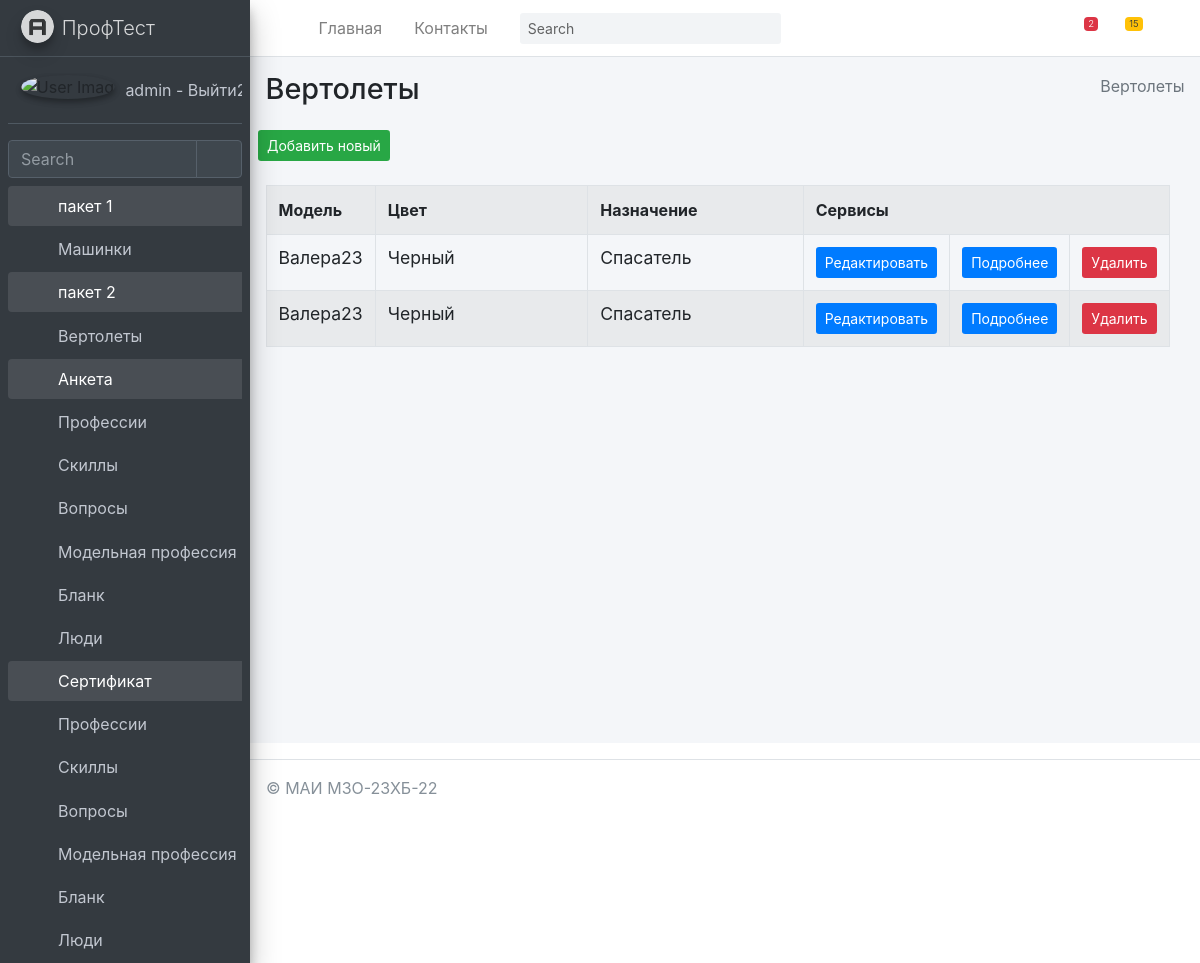
The app's page /helicopter/myhelicopter/ (signed in) with its own data.
### mysite/helicopter/models.py (models this page shows, shortened)
class Forlog(models.Model):
    created_at = models.DateTimeField(auto_now_add=True,  verbose_name='Создано')
    updated_at = models.DateTimeField(auto_now=True, verbose_name='Обновлено')
    edesc = models.TextField(blank=True, null=True, verbose_name='Комментарий')
    erem = models.BooleanField(default=False, verbose_name='Удалить?')
    class Meta:
        abstract = True

class MyHelicopter(Forlog):
    name = models.CharField(max_length=255, blank=False, null= False, default="Валера23", verbose_name="Модель")
    color = models.CharField(max_length=255, blank=False, null = False, default="Черный", verbose_name="Цвет")
    nazn = models.CharField(max_length=255, blank=False, null = False, default="Спасатель", verbose_name="Назначение")
    class Meta:
        verbose_name = 'Вертолет'
        verbose_name_plural = 'Вертолеты'
        ordering = ['id']

### mysite/helicopter/views.py (the view)
# urls.py: path('myhelicopter/', MyHelicopterView.as_view(), name='MyHelicopter'),
@method_decorator(login_required(login_url='/login/'), name='dispatch')
class MyHelicopterView(ListView):
	model = MyHelicopter
	context_object_name = 'myhelicopter_list'
	success_url = reverse_lazy('helicopter: MyHelicopter')
	paginate_by = item_for_page
	def get_context_data(self, *, object_list=None, **kwargs):
		context = super(MyHelicopterView,self).get_context_data(**kwargs)
		context['sometry'] = self.model._meta.verbose_name_plural
		context['col1name'] = self.model._meta.get_field("name").verbose_name
		context['col2name'] = self.model._meta.get_field("color").verbose_name
		context['col3name'] = self.model._meta.get_field("nazn").verbose_name
		context['collastname'] = 'Сервисы'
		return context

### mysite/helicopter/templates/helicopter/myhelicopter_list.html (shortened to what this page needs)
{% extends "helicopter/base.html" %}
{% block content %}
{% load helicopter_tags %}
<div class="content-wrapper">
    {% block sidebar %}
    {% include 'helicopter/includes/_breadcrumb.html' %}
    {% endblock %}
    <section class="content">
        <button class="btn bg-success btn-sm">
            <a href="{% url 'helicopter:MyHelicopterCreate' %}" class=''>
                Добавить новый
            </a>
        </button>
        <br><br>
        <div class="container-fluid row">
            <div class="col-md-12">
                <table class="table table-striped table-bordered ">
                    <tr>
                        <th class="w-10">{{ col1name }}</th>
                        <th class="w-25">{{ col2name }}</th>
                        <th class="w-25">{{ col3name }}</th>
                        <th colspan="3">Сервисы</th>
                    </tr>
                    {% for item in myhelicopter_list %}
                    <tr>
                        <td>
                            <h5 class="card-title">
                                {{ item.name }}
                            </h5>
                        </td>
                        <td>
                            <h5 class="card-title">
                                {{ item.color }}
                            </h5>
                        </td>
                        <td>
                            <h5 class="card-title">
                                {{ item.nazn }}
                            </h5>
                        </td>
                        <td>
                            <button class="btn bg-primary  btn-sm">
                                <a href="{% url 'helicopter:MyHelicopterUpdate' item.pk %}">Редактировать</a>
                            </button>
                        </td>
                        <td>
                            <button class="btn bg-primary  btn-sm">
                                <a href="{% url 'helicopter:MyHelicopterDetail' item.pk %}">Подробнее</a>
                            </button>
                        </td>
                        <td>
                            <button class="btn bg-danger  btn-sm" >
                                <a href="{% url 'helicopter:MyHelicopterDelete' item.pk %}">Удалить</a>
                            </button>
                        </td>
                    </tr>
                    {% endfor %}
                </table>
            </div>
        </div>
    </section>
</div>
{% endblock %}

### mysite/templates/includes/full_sidebar.html
<aside class="main-sidebar sidebar-dark-primary elevation-4">
    <a href="/" class="brand-link">
        <img src="{{ ASSETS_ROOT }}/img/AdminLTELogo.png" alt="AdminLTE Logo" class="brand-image img-circle elevation-3"
             style="opacity: .8">
        <span class="brand-text font-weight-light">ПрофТест</span>
    </a>
    <div class="sidebar">
        <div class="user-panel mt-3 pb-3 mb-3 d-flex">
            <div class="image">
                <img src="{{ ASSETS_ROOT }}/img/user2-160x160.jpg" class="img-circle elevation-2" alt="User Image">
            </div>
            <div class="info">
                <a href="{% url 'logout' %}" class="d-block">
                    {{ request.user.username }} - Выйти2
                </a>
            </div>
        </div>
        <div class="form-inline">
            <div class="input-group" data-widget="sidebar-search">
                <input class="form-control form-control-sidebar" type="search" placeholder="Search" aria-label="Search">
                <div class="input-group-append">
                    <button class="btn btn-sidebar">
                        <i class="fas fa-search fa-fw"></i>
                    </button>
                </div>
            </div>
        </div>
        <nav class="mt-2">
            <ul class="nav nav-pills nav-sidebar flex-column" data-widget="treeview" role="menu" data-accordion="false">
                {% for item1 in SIDEBAR %}
                    <li class="nav-item {% if 'children' in item1 %} has-treeview menu-is-opening menu-open {% endif %}">
                    <a href="{% if 'children' in item1 %}#{% else %}{{ item1.url }}{% endif %}" class="nav-link">
                        <i class="nav-icon fas fa-circle {{ item1.color }}"></i>
                        <p>
                            {{ item1.name }}
                            {% if 'children' in item1 %}<i class="right fas fa-angle-left"></i>{% endif %}
                        </p>
                    </a>
                    <ul class="nav nav-treeview">
                    {% if 'children' in item1 %}
                        {% for item2 in item1.children %}
                            <li class="nav-item">
                                <a href="{{ item2.url }}" class="nav-link">
                                    <i class="far fa-circle nav-icon"></i>
                                    <p>{{ item2.name }}</p>
                                </a>
                            </li>
                        {% endfor %}
                    {% endif %}
                    </ul>
                    </li>
                {% endfor %}
            </ul>
        </nav>
    </div>
</aside>

### records on screen
MyHelicopter: name "Валера23", color "Черный", nazn "Спасатель"
MyHelicopter: name "Валера23", color "Черный", nazn "Спасатель"

### other values on screen
{{ request.user.username }} "admin"
{{ item1.name }} "пакет 1" "пакет 2" "Анкета" "Сертификат"
{{ item2.name }} "Машинки" "Вертолеты" "Профессии" "Скиллы" "Вопросы" "Модельная профессия" "Бланк" "Люди" "Профессии" "Скиллы" "Вопросы" "Модельная профессия" "Бланк" "Люди"
{{ sometry }} "Вертолеты"
{{ col1name }} "Модель"
{{ col2name }} "Цвет"
{{ col3name }} "Назначение"
